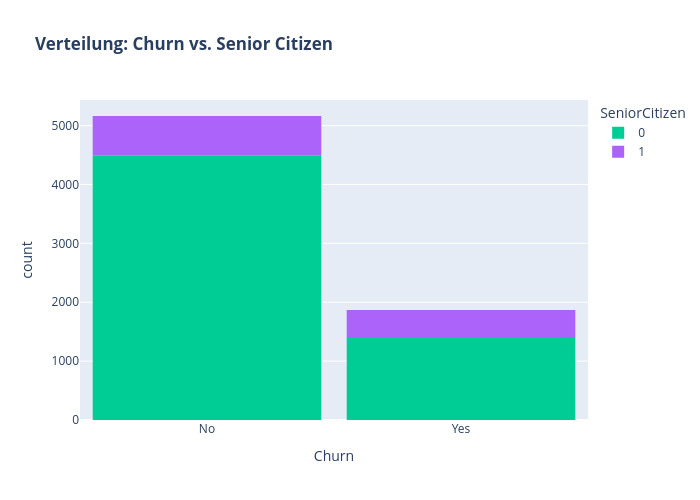

The code cell stored with this chart in its notebook:
### Markdown cell above
Kunden OHNE Partner scheinen eher dazu zu tendieren abzuwandern.

### Code cell
color_map = {"Yes": "#00CC96", "No": "#B6E880"}
fig = px.histogram(df, x="Churn", color="SeniorCitizen", title="<b>Verteilung: Churn vs. Senior Citizen</b>", color_discrete_map=color_map)
fig.update_layout(width=700, height=500, bargap=0.1)
fig.show()

### Figure 1 — Plotly figure (JSON) as saved in the notebook; plotly's stock layout.template omitted (floating-point values rounded to 4 significant figures; data arrays with more than 128 entries replaced by an {"elided": "..."} marker saying what was removed)
{"data": [{"bingroup": "x", "hovertemplate": "SeniorCitizen=0<br>Churn=%{x}<br>count=%{y}<extra></extra>", "legendgroup": "0", "marker": {"color": "#00cc96", "pattern": {"shape": ""}}, "name": "0", "orientation": "v", "showlegend": true, "type": "histogram", "x": {"elided": "5890 str values"}, "xaxis": "x", "yaxis": "y"}, {"bingroup": "x", "hovertemplate": "SeniorCitizen=1<br>Churn=%{x}<br>count=%{y}<extra></extra>", "legendgroup": "1", "marker": {"color": "#ab63fa", "pattern": {"shape": ""}}, "name": "1", "orientation": "v", "showlegend": true, "type": "histogram", "x": {"elided": "1142 str values"}, "xaxis": "x", "yaxis": "y"}], "layout": {"bargap": 0.1, "barmode": "relative", "height": 500, "legend": {"title": {"text": "SeniorCitizen"}, "tracegroupgap": 0}, "title": {"text": "<b>Verteilung: Churn vs. Senior Citizen</b>"}, "width": 700, "xaxis": {"anchor": "y", "domain": [0, 1], "title": {"text": "Churn"}}, "yaxis": {"anchor": "x", "domain": [0, 1], "title": {"text": "count"}}}}
